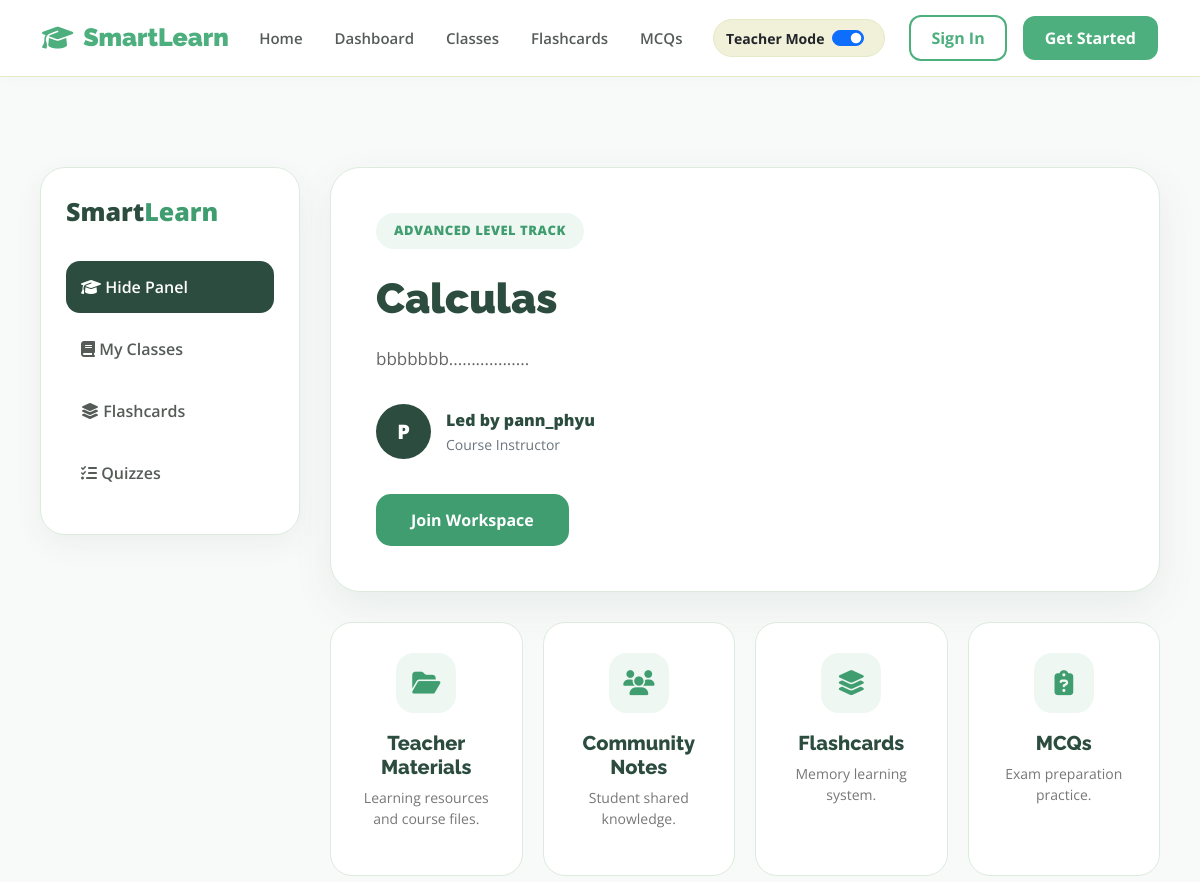
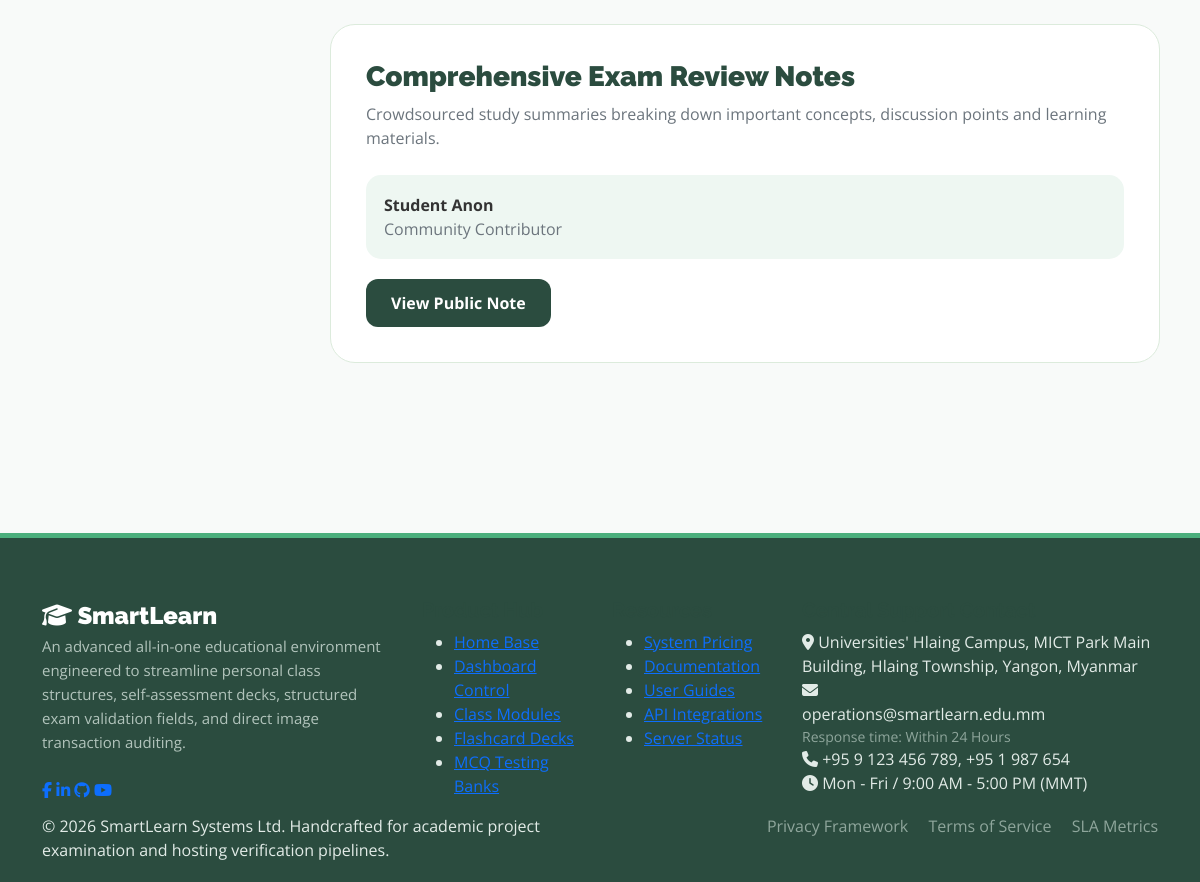
Page /classroom/41/ on the committed database (2 pictures, top to bottom).
### smartlearnApp/models.py (models this page shows, shortened)
class Classroom(models.Model):
    SUBJECT_CHOICES = [
        ('math', 'Mathematics'),
        ('science', 'Science'),
        ('coding', 'Coding/IT'),
        ('languages', 'Languages'),
        ('arts', 'Arts & Design'),
    ]
    CLASS_TYPES = [
        ('public', 'Public'),
        ('private', 'Private'),
    ]
    class_id = models.AutoField(primary_key=True)
    owner = models.ForeignKey(User, on_delete=models.CASCADE, related_name='owned_classrooms', null=True, blank=True)
    title = models.CharField(max_length=255, null=True, blank=True)
    description = models.TextField()
    subject = models.CharField(max_length=50, choices=SUBJECT_CHOICES, default='math')
    class_type = models.CharField(max_length=20, choices=CLASS_TYPES, default='public', null=True, blank=True)
    price = models.DecimalField(max_digits=10, decimal_places=2, default=0.00)
    created_at = models.DateTimeField(auto_now_add=True)
    created_from_site = models.BooleanField(default=False)

### smartlearnApp/views.py (the view)
# urls.py: path('classroom/<int:class_id>/',views.classroom_detail,name='classroom_detail'),
def classroom_detail(request, class_id):
    classroom = get_object_or_404(
        Classroom,
        class_id=class_id
    )
    current_user, blocked_response = require_classroom_access(request, classroom)
    if blocked_response:
        return blocked_response
    return render(
        request,
        "classroom_detail.html",
        {
            "classroom": classroom
        }
    )

### smartlearnApp/views.py (called while the page is built)
def get_mock_user(request=None):
    if request and request.user.is_authenticated:
        return request.user
    username = "TestUser"
    if request:
        username = request.POST.get('user') or request.GET.get('user') or 'TestUser'
    user, created = User.objects.get_or_create(username=username)
    return user

def user_can_enter_classroom(classroom, user):
    if classroom.owner == user or classroom.class_type == 'public':
        return True
    return Enrollment.objects.filter(
        classroom=classroom,
        student=user,
        status='approved'
    ).exists()

def require_classroom_access(request, classroom):
    current_user = get_mock_user(request)
    if user_can_enter_classroom(classroom, current_user):
        return current_user, None
    messages.error(
        request,
        "You need approval from the class owner before entering this private classroom."
    )
    return current_user, redirect('browse_classes')

### smartlearnApp/templates/classroom_detail.html (shortened to what this page needs)
{% extends 'base.html' %}
{% block content %}
<div class="classroom-container">
<div class="learning-panel">
<div class="brand-name">
Smart<span>Learn</span>
</div>
<div class="menu-item active">
<i class="fa-solid fa-graduation-cap"></i>
 Hide Panel
</div>
<a href="{% url 'my_classes' %}" class="menu-item">
<i class="fa-solid fa-book"></i>
 My Classes
</a>
<a href="{% url 'flashcards' classroom.class_id %}" class="menu-item">
<i class="fa-solid fa-layer-group"></i>
 Flashcards
</a>
<a href="{% url 'mcqs' classroom.class_id %}" class="menu-item">
<i class="fa-solid fa-list-check"></i>
 Quizzes
</a>
</div>
<div>
<div class="course-header">
<span class="level-badge">
ADVANCED LEVEL TRACK
</span>
<h1 class="course-title">
{{ classroom.title }}
</h1>
<p class="course-description">
{{ classroom.description }}
</p>
<div class="teacher-box">
<div class="teacher-avatar">
{{ classroom.owner.username|slice:":1"|upper }}
</div>
<div>
<div class="teacher-name">
Led by {{ classroom.owner.username }}
</div>
<small class="text-muted">
Course Instructor
</small>
</div>
</div>
<a href="#" class="join-btn">
Join Workspace
</a>
</div>
<div class="module-grid">
<div class="module-card">
<div class="module-icon">
<i class="fa-solid fa-folder-open"></i>
</div>
<h5>Teacher Materials</h5>
<p>Learning resources and course files.</p>
</div>
<div class="module-card">
<div class="module-icon">
<i class="fa-solid fa-users"></i>
</div>
<h5>Community Notes</h5>
<p>Student shared knowledge.</p>
</div>
<a href="{% url 'flashcards' classroom.class_id %}" class="module-card">
<div class="module-icon">
<i class="fa-solid fa-layer-group"></i>
</div>
<h5>Flashcards</h5>
<p>Memory learning system.</p>
</a>
<a href="{% url 'mcqs' classroom.class_id %}" class="module-card">
<div class="module-icon">
<i class="fa-solid fa-clipboard-question"></i>
</div>
<h5>MCQs</h5>
<p>Exam preparation practice.</p>
</a>
</div>
<div class="note-section">
<h3>
Comprehensive Exam Review Notes
</h3>
<p class="text-muted">
Crowdsourced study summaries breaking down important concepts,
discussion points and learning materials.
</p>
<div class="note-author">
<strong>
Student Anon
</strong>
<br>
<span class="text-muted">
Community Contributor
</span>
</div>
<a href="#" class="view-note">
View Public Note
</a>
</div>
</div>
</div>
{% endblock %}

### smartlearnApp/templates/base.html (style rules this page uses)
* { margin: 0; padding: 0; box-sizing: border-box; }
body { font-family: "Open Sans", sans-serif; background-color: #f8faf9; color: #333; overflow-x: hidden; }
h1, h2, h3, h4, h5, h6 { font-family: "Raleway", sans-serif; font-weight: 700; color: #2b4c3f; }

### smartlearnApp/templates/classroom_detail.html (style rules this page uses)
:root { --matcha: #3f9d70; --forest: #2b4c3f; --light-matcha: #eef7f2; --border: #dcebdc; --text: #555c58; }
.classroom-container { display:grid; grid-template-columns:260px 1fr; gap:30px; padding:30px 0; }
.learning-panel { background:white; border-radius:25px; padding:25px; height:fit-content; border:1px solid var(--border); box-shadow: 0 10px 30px rgba(43,76,63,.06); }
.brand-name { font-size:25px; font-weight:900; color:var(--forest); margin-bottom:30px; }
.brand-name span { color:var(--matcha); }
.menu-item { display:block; padding:14px 15px; border-radius:14px; margin-bottom:10px; color:var(--text); font-weight:600; text-decoration:none; transition:.3s; cursor:pointer; }
.menu-item.active { background:var(--forest); color:white; }
.course-header { background:white; border-radius:30px; padding:45px; border:1px solid var(--border); box-shadow: 0 15px 40px rgba(43,76,63,.08); }
.level-badge { display:inline-block; background:var(--light-matcha); color:var(--matcha); font-weight:800; font-size:13px; padding:8px 18px; border-radius:50px; letter-spacing:.5px; }
.course-title { margin-top:25px; font-size:42px; font-weight:900; color:var(--forest); }
.course-description { margin-top:20px; color:#666; font-size:17px; line-height:1.8; max-width:900px; }
.teacher-box { margin-top:30px; display:flex; align-items:center; gap:15px; }
.teacher-avatar { width:55px; height:55px; border-radius:50%; background:var(--forest); color:white; display:flex; justify-content:center; align-items:center; font-weight:900; font-size:20px; }
.teacher-name { color:var(--forest); font-weight:800; }
.join-btn { display:inline-block; margin-top:35px; padding:14px 35px; background:var(--matcha); color:white; border-radius:15px; font-weight:700; text-decoration:none; transition:.3s; }
.module-grid { margin-top:30px; display:grid; grid-template-columns:repeat(4,1fr); gap:20px; }
.module-card { display:block; background:white; border-radius:22px; padding:30px 20px; text-align:center; text-decoration:none; border:1px solid var(--border); transition:.3s; }
.module-icon { width:60px; height:60px; margin:auto; border-radius:18px; display:flex; align-items:center; justify-content:center; background:var(--light-matcha); color:var(--matcha); font-size:25px; margin-bottom:18px; }
.module-card h5 { color:var(--forest); font-weight:800; }
.module-card p { color:#777; font-size:14px; }
.note-section { margin-top:30px; background:white; padding:35px; border-radius:25px; border:1px solid var(--border); }
.note-section h3 { color:var(--forest); font-weight:900; }
.note-author { margin-top:25px; padding:18px; background:var(--light-matcha); border-radius:15px; }
.view-note { margin-top:20px; display:inline-block; padding:12px 25px; border-radius:12px; background:var(--forest); color:white; text-decoration:none; font-weight:700; }

### rows in the picture
Classroom: title "Calculas", description "bbbbbbb..................", owner.username "P", owner.username "pann_phyu"
